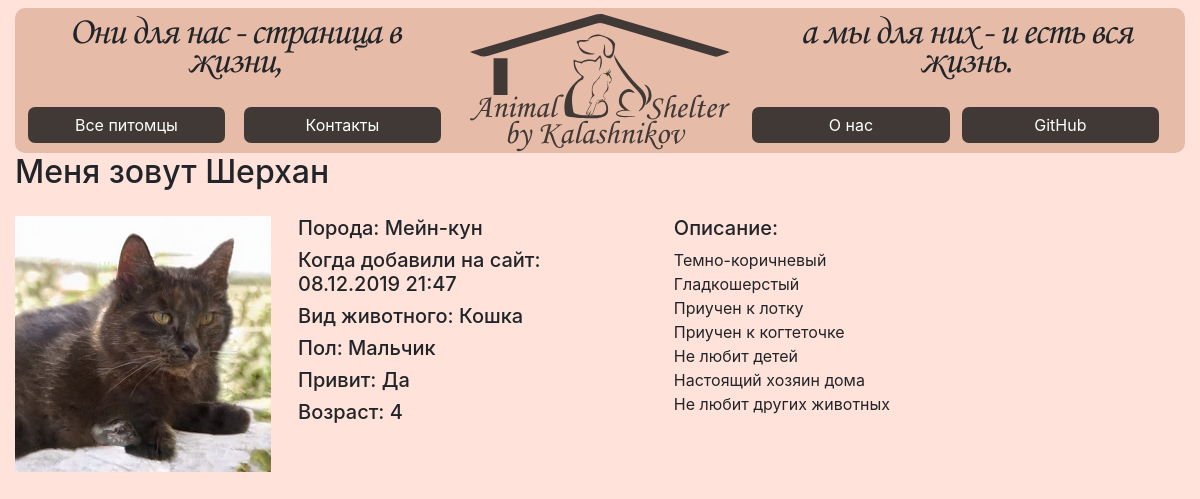
The app's page /animals/11/ with its own data.
### animal_shelter/models.py (models this page shows, shortened)
class Animal(models.Model):
    nickname = models.CharField(max_length=100)
    breed = models.TextField()
    description = models.TextField()
    arrival_date = models.DateTimeField(auto_now_add=True)
    type_of_animal = models.ForeignKey('Type_of_animal', on_delete=models.CASCADE) # реализовал мерезотдельную модель чтобы можно было добавлять новых в админ-панели
    photo = models.ImageField(upload_to='uploads/%Y/%m/%d/', blank=True)
    BOY = 'B'
    GIRL = 'G'
    type_of_gender = [
        (BOY, 'Boy'),
        (GIRL, 'Girl'),
    ]
    gender = models.CharField(
        max_length=1,
        choices=type_of_gender,
        default=BOY,
    )
    availability_of_reference = models.BooleanField(default=False)
    age = models.SmallIntegerField()

class Type_of_animal(models.Model):
    type_name = models.CharField(max_length=100)
    description = models.TextField()

### animal_shelter/views.py (the view)
# urls.py: path("animals/<int:pk>/", AnimalDetail.as_view(), name="animal-detail"),
class AnimalDetail(DetailView):
	model = Animal
	template_name = 'animal_detail.html'

### animal_shelter/templates/animal_detail.html (shortened to what this page needs)
{% extends 'base.html' %}
{% block content %}
	<h2>Меня зовут {{ object.nickname }}</h2>
	<div class="animal-page-wrapper">
		<div>
		    <img src="{{ object.photo.url }}" height="256" width="256" alt="{{ object.nickname }}">
		</div>
		<div class="right-side-wrapper">
			<div class="col-5">
				<h5>Порода: {{ object.breed }}</h5>
				<h5>Когда добавили на сайт:
					{{ object.arrival_date|date:"d.m.Y" }} {{ object.arrival_date|time:"H:i" }}
				</h5>
				<h5>Вид животного: {{ object.type_of_animal.type_name }}</h5>
				<h5>Пол:
					{% if object.gender  == "B" %}
				    	Мальчик
				    {% else %}
						Девочка
					{% endif %}
				</h5>
				<h5>Привит:
					{% if object.availability_of_reference  == True %}
				    	Да
				    {% else %}
						Нет
					{% endif %}
				</h5>
				<h5>Возраст:
					{% if object.age  <= 0 %}
				    	Еще нету года
				    {% else %}
				    	{{object.age}}
					{% endif %}
				</h5>
			</div>
			<div class="col-7">
				<h5>Описание:</h5>
				{{ object.description|linebreaks }}
			</div>
		</div>
	</div>
{% endblock %}

### static/css/style.css (style rules this page uses)
body { background-color: #FFE2D9; }
.container-fluid { max-width: 1345px; }
.animal-page-wrapper { display: flex; margin-top: 2vw; }
.right-side-wrapper { margin-left: 1vw; display: flex; width: 100%; }

### records on screen
Animal: nickname "Шерхан", photo (picture), breed "Мейн-кун", arrival_date "08.12.2019", arrival_date "21:47", type_of_animal.type_name "Кошка", age "4", description "Темно-коричневый Гладкошерстый Приучен к лотку Приучен к когтеточке Не любит детей Настоящий хозяин дома Не любит других животных"
